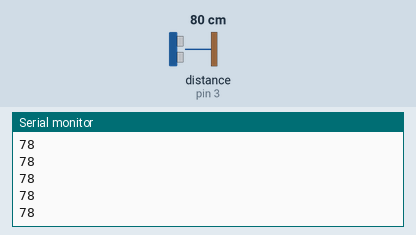
Recording of a sketch running on a simulated Arduino Uno, built with avr-gcc and run on an emulated ATmega328P. Parts: the last lines printed to the serial monitor. Wiring (inferred from the names in the program): ultrasonic range finder: trigger pin 2; echo pin 3. The test bench sets the inputs (shaded band); at power-on: distance to the obstacle (sensor on pin 3) 80 cm. The echo pulse lasts 58.3 µs per cm.

Above: at 1.2 s.
1.3 s: distance to the obstacle (sensor on pin 3) set to 2 cm
At 1.37 s:
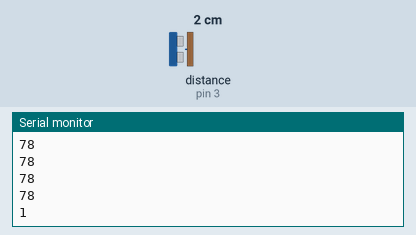
2.8 s: distance to the obstacle (sensor on pin 3) set to 4 cm
At 2.89 s:
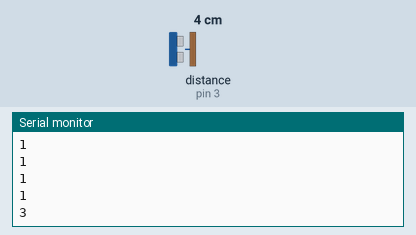
Timing chart, 0 to 5.8 s (numbered marks = the images above; inputs shaded):
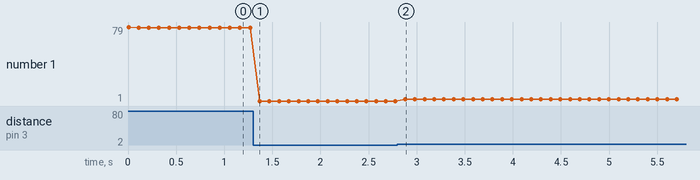

Measured:
- after the input at 1.3 s, the serial monitor: prints a new line after 0.07 s (image 1)
- after the input at 2.8 s, the serial monitor: prints a new line after 0.08 s (image 2)
- plotted number 1: 78 → 1 after the input at 1.3 s, 1 → 3 after the input at 2.8 s

The sketch:

sketch.ino
```cpp
int trig = 2;
int echo = 3;
void setup() {
	pinMode(trig, OUTPUT);
	pinMode(echo, INPUT);
	Serial.begin(115200);
}

void loop() {
	digitalWrite(trig, HIGH);
	delayMicroseconds(10);
	digitalWrite(trig, LOW);
	int d = pulseIn(echo, HIGH) * 340 / 2 / 10000;
	Serial.println(d);
	delay(100);
}
```
